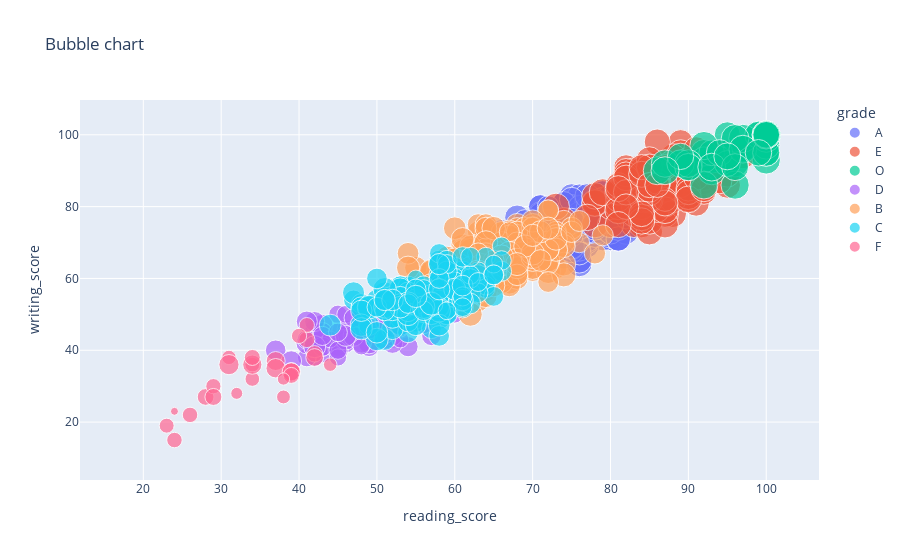

Source (notebook cell):
### Code cell
fig = px.scatter(df, x="reading_score", y="writing_score", color="grade",
                 size='math_score', hover_data=['parent_education'],title='Bubble chart')
fig.show()

### Figure 1 — Plotly figure (JSON) as saved in the notebook; plotly's stock layout.template omitted (floating-point values rounded to 4 significant figures; data arrays with more than 128 entries replaced by an {"elided": "..."} marker saying what was removed)
{"data": [{"customdata": {"elided": "261x1 str values"}, "hovertemplate": "grade=A<br>reading_score=%{x}<br>writing_score=%{y}<br>math_score=%{marker.size}<br>parent_education=%{customdata[0]}<extra></extra>", "legendgroup": "A", "marker": {"color": "#636efa", "size": {"elided": "261 int values"}, "sizemode": "area", "sizeref": 0.25, "symbol": "circle"}, "mode": "markers", "name": "A", "orientation": "v", "showlegend": true, "type": "scatter", "x": {"elided": "261 int values"}, "xaxis": "x", "y": {"elided": "261 int values"}, "yaxis": "y"}, {"customdata": {"elided": "146x1 str values"}, "hovertemplate": "grade=E<br>reading_score=%{x}<br>writing_score=%{y}<br>math_score=%{marker.size}<br>parent_education=%{customdata[0]}<extra></extra>", "legendgroup": "E", "marker": {"color": "#EF553B", "size": {"elided": "146 int values"}, "sizemode": "area", "sizeref": 0.25, "symbol": "circle"}, "mode": "markers", "name": "E", "orientation": "v", "showlegend": true, "type": "scatter", "x": {"elided": "146 int values"}, "xaxis": "x", "y": {"elided": "146 int values"}, "yaxis": "y"}, {"customdata": [["master's degree"], ["some college"], ["some college"], ["master's degree"], ["bachelor's degree"], ["associate's degree"], ["some college"], ["associate's degree"], ["bachelor's degree"], ["some high school"], ["some college"], ["high school"], ["associate's degree"], ["some high school"], ["bachelor's degree"], ["some college"], ["master's degree"], ["associate's degree"], ["high school"], ["some college"], ["bachelor's degree"], ["associate's degree"], ["associate's degree"], ["associate's degree"], ["associate's degree"], ["some high school"], ["bachelor's degree"], ["bachelor's degree"], ["bachelor's degree"], ["some high school"], ["bachelor's degree"], ["bachelor's degree"], ["some college"], ["some college"], ["master's degree"], ["some college"], ["associate's degree"], ["some college"], ["associate's degree"], ["associate's degree"], ["bachelor's degree"], ["associate's degree"], ["associate's degree"], ["bachelor's degree"], ["bachelor's degree"], ["some college"], ["associate's degree"], ["master's degree"], ["associate's degree"], ["bachelor's degree"], ["associate's degree"], ["master's degree"]], "hovertemplate": "grade=O<br>reading_score=%{x}<br>writing_score=%{y}<br>math_score=%{marker.size}<br>parent_education=%{customdata[0]}<extra></extra>", "legendgroup": "O", "marker": {"color": "#00cc96", "size": [90, 88, 98, 87, 99, 91, 88, 100, 96, 97, 88, 99, 88, 85, 83, 82, 85, 87, 88, 100, 100, 90, 94, 95, 97, 92, 96, 92, 91, 81, 92, 94, 100, 100, 94, 98, 96, 87, 84, 87, 97, 97, 93, 93, 100, 91, 98, 92, 100, 89, 91, 88], "sizemode": "area", "sizeref": 0.25, "symbol": "circle"}, "mode": "markers", "name": "O", "orientation": "v", "showlegend": true, "type": "scatter", "x": [95, 95, 86, 100, 100, 89, 93, 100, 100, 100, 95, 93, 92, 92, 93, 97, 95, 100, 99, 92, 100, 90, 87, 89, 92, 100, 90, 100, 96, 97, 100, 90, 96, 97, 99, 100, 96, 89, 95, 94, 97, 93, 100, 100, 100, 96, 87, 100, 100, 100, 95, 99], "xaxis": "x", "y": [93, 92, 90, 100, 100, 92, 93, 93, 100, 100, 94, 90, 95, 93, 95, 96, 100, 95, 100, 97, 100, 91, 92, 92, 86, 97, 92, 100, 92, 96, 99, 91, 86, 99, 100, 99, 99, 94, 92, 95, 96, 91, 95, 100, 100, 91, 90, 100, 100, 100, 94, 95], "yaxis": "y"}, {"customdata": [["associate's degree"], ["some college"], ["high school"], ["associate's degree"], ["master's degree"], ["some college"], ["some college"], ["associate's degree"], ["some high school"], ["associate's degree"], ["associate's degree"], ["high school"], ["associate's degree"], ["some high school"], ["some high school"], ["high school"], ["bachelor's degree"], ["high school"], ["some high school"], ["some high school"], ["some college"], ["associate's degree"], ["some high school"], ["some high school"], ["some high school"], ["some college"], ["high school"], ["high school"], ["some high school"], ["some high school"], ["high school"], ["some high school"], ["some high school"], ["high school"], ["some high school"], ["associate's degree"], ["associate's degree"], ["some high school"], ["some high school"], ["high school"], ["some college"], ["high school"], ["bachelor's degree"], ["high school"], ["associate's degree"], ["associate's degree"], ["bachelor's degree"], ["associate's degree"], ["associate's degree"], ["bachelor's degree"], ["high school"], ["high school"], ["some college"], ["some college"], ["some high school"], ["some high school"], ["high school"], ["some college"], ["some high school"], ["high school"], ["high school"], ["high school"], ["high school"], ["high school"], ["associate's degree"], ["bachelor's degree"], ["high school"], ["high school"], ["bachelor's degree"], ["high school"], ["associate's degree"], ["high school"], ["some high school"]], "hovertemplate": "grade=D<br>reading_score=%{x}<br>writing_score=%{y}<br>math_score=%{marker.size}<br>parent_education=%{customdata[0]}<extra></extra>", "legendgroup": "D", "marker": {"color": "#ab63fa", "size": [47, 40, 38, 40, 46, 40, 53, 41, 49, 44, 47, 49, 43, 53, 51, 57, 43, 50, 45, 48, 59, 46, 47, 44, 59, 58, 53, 45, 37, 46, 40, 51, 43, 41, 41, 49, 46, 38, 38, 48, 53, 47, 37, 36, 40, 53, 48, 48, 40, 37, 41, 50, 47, 53, 55, 55, 52, 35, 32, 42, 41, 45, 39, 52, 61, 55, 44, 34, 50, 35, 46, 55, 44], "sizemode": "area", "sizeref": 0.25, "symbol": "circle"}, "mode": "markers", "name": "D", "orientation": "v", "showlegend": true, "type": "scatter", "x": [57, 43, 60, 52, 42, 42, 44, 51, 49, 41, 49, 45, 45, 37, 54, 43, 51, 50, 52, 52, 41, 43, 49, 50, 42, 49, 52, 48, 46, 41, 46, 52, 53, 46, 55, 51, 43, 49, 43, 45, 43, 46, 56, 53, 48, 45, 51, 43, 55, 45, 52, 48, 43, 39, 46, 47, 48, 44, 51, 52, 45, 47, 52, 49, 42, 46, 51, 48, 42, 53, 43, 41, 45], "xaxis": "x", "y": [44, 39, 50, 43, 46, 38, 42, 48, 41, 38, 50, 45, 50, 40, 41, 47, 54, 47, 49, 45, 42, 42, 49, 51, 41, 42, 42, 46, 46, 43, 50, 44, 53, 43, 51, 43, 41, 45, 43, 41, 43, 42, 47, 43, 50, 40, 46, 45, 53, 38, 51, 42, 41, 37, 43, 44, 49, 43, 44, 51, 40, 49, 46, 46, 41, 44, 48, 41, 48, 46, 44, 48, 45], "yaxis": "y"}, {"customdata": {"elided": "256x1 str values"}, "hovertemplate": "grade=B<br>reading_score=%{x}<br>writing_score=%{y}<br>math_score=%{marker.size}<br>parent_education=%{customdata[0]}<extra></extra>", "legendgroup": "B", "marker": {"color": "#FFA15A", "size": {"elided": "256 int values"}, "sizemode": "area", "sizeref": 0.25, "symbol": "circle"}, "mode": "markers", "name": "B", "orientation": "v", "showlegend": true, "type": "scatter", "x": {"elided": "256 int values"}, "xaxis": "x", "y": {"elided": "256 int values"}, "yaxis": "y"}, {"customdata": {"elided": "182x1 str values"}, "hovertemplate": "grade=C<br>reading_score=%{x}<br>writing_score=%{y}<br>math_score=%{marker.size}<br>parent_education=%{customdata[0]}<extra></extra>", "legendgroup": "C", "marker": {"color": "#19d3f3", "size": {"elided": "182 int values"}, "sizemode": "area", "sizeref": 0.25, "symbol": "circle"}, "mode": "markers", "name": "C", "orientation": "v", "showlegend": true, "type": "scatter", "x": {"elided": "182 int values"}, "xaxis": "x", "y": {"elided": "182 int values"}, "yaxis": "y"}, {"customdata": [["some high school"], ["high school"], ["some high school"], ["some high school"], ["some high school"], ["some high school"], ["high school"], ["high school"], ["some college"], ["some college"], ["high school"], ["some college"], ["associate's degree"], ["some high school"], ["some high school"], ["some college"], ["associate's degree"], ["bachelor's degree"], ["some college"], ["high school"], ["high school"], ["some high school"], ["high school"], ["some college"], ["some high school"], ["high school"], ["bachelor's degree"], ["some high school"], ["high school"], ["high school"]], "hovertemplate": "grade=F<br>reading_score=%{x}<br>writing_score=%{y}<br>math_score=%{marker.size}<br>parent_education=%{customdata[0]}<extra></extra>", "legendgroup": "F", "marker": {"color": "#FF6692", "size": [18, 33, 0, 39, 45, 30, 42, 27, 22, 35, 34, 28, 47, 24, 27, 41, 26, 29, 32, 30, 29, 29, 46, 19, 51, 23, 39, 32, 36, 8], "sizemode": "area", "sizeref": 0.25, "symbol": "circle"}, "mode": "markers", "name": "F", "orientation": "v", "showlegend": true, "type": "scatter", "x": [32, 41, 17, 39, 37, 26, 39, 34, 39, 28, 42, 23, 37, 38, 34, 39, 31, 41, 39, 24, 29, 40, 34, 38, 31, 44, 42, 34, 29, 24], "xaxis": "x", "y": [28, 43, 10, 34, 37, 22, 34, 36, 33, 27, 39, 19, 35, 27, 32, 34, 38, 47, 33, 15, 30, 44, 36, 32, 36, 36, 38, 38, 27, 23], "yaxis": "y"}], "layout": {"legend": {"itemsizing": "constant", "title": {"text": "grade"}, "tracegroupgap": 0}, "title": {"text": "Bubble chart"}, "xaxis": {"anchor": "y", "domain": [0, 1], "title": {"text": "reading_score"}}, "yaxis": {"anchor": "x", "domain": [0, 1], "title": {"text": "writing_score"}}}}
